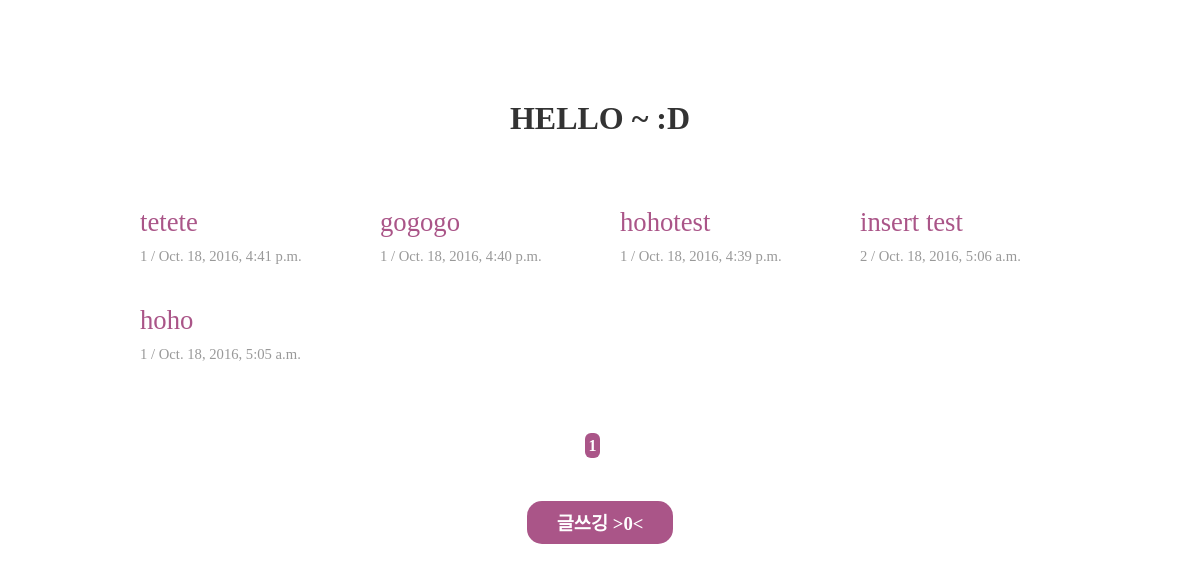
/list/1/, run on the app's committed database.
### board/models.py (models this page shows, shortened)
class Post(models.Model):
	author = models.CharField(max_length=20)
	title = models.CharField(max_length=200)
	text = models.TextField()
	created_date = models.DateTimeField(
		default=timezone.now)
	published_date = models.DateTimeField(
		blank=True, null=True)
	def __str__(self):
		return self.title

### board/views.py (the view, shortened to what this page needs)
# urls.py: url(r'^list/(?P<nowPage>[0-9]+)/$', views.post_list, name='post_list'),
def post_list(request, nowPage):
	posts = Post.objects.filter(published_date__lte=timezone.now()).order_by('-published_date')
	allPost = posts.count()
	nowPage = int(nowPage)
	cutNum = 16
	pageCut = 5
	if allPost%cutNum > 0 :
		lastPageNum = round(allPost/cutNum+0.5)
	else: lastPageNum = int(allPost/cutNum)
	if nowPage > 2:
		startPageNum = nowPage-2
	else: startPageNum = 1
	print('startPageNum ======', startPageNum)
	print('lastPageNum ======', lastPageNum)
	showPost = []
	showPage = []
	if lastPageNum <= pageCut:
		for x in range(lastPageNum):
			showPage.append(x+1)
	if nowPage==lastPageNum:
		for x in range(allPost-cutNum*(lastPageNum-1)):
			showPost.append(posts[(cutNum*(nowPage-1))+x])
	else:
		for x in range(cutNum):
			showPost.append(posts[(cutNum*(nowPage-1))+x])
	print('showPage ====', showPage)
	print('showPost ====', showPost)
	return render(request, 'board/post_list.html', {'posts':showPost, 'pages':showPage, 'nowPage':nowPage})

### board/templates/board/post_list.html
{% extends 'board/index.html' %}
{% block content %}
	<div class="list-wrap">
	{% for post in posts %}
		<div class="list">
			<a href="{% url 'post_detail' pk=post.pk nowPage=nowPage %}">
				<span class="post-title">{{ post.title }}</span>
				<span class="create-time">{{ post.author }} / {{ post.published_date }}</span>
			</a>
		</div>
	{% endfor %}
	</div>
	<div class="paging">
		{% for page in pages %}
			<a href="{% url 'post_list' nowPage=page %}" class="page pageNum{{ page }}">{{ page }}</a>
		{% endfor %}
	</div>
	<div class="buttons">
		<a class="new-btn" href="{% url 'post_new' nowPage=1 %}">글쓰깅 &gt;0&lt;</a>
	</div>
{% endblock%}

### board/templates/board/index.html (shortened to what this page needs)
{% load staticfiles %}
<!DOCTYPE html>
<html>
<head>
<link rel="stylesheet" type="text/css" href="{% static 'css/default.css' %}">
<link rel="stylesheet" type="text/css" href="{% static 'css/detail.css' %}">
</head>
<body>
<div class="wrap">
	<h1><a href="{% url 'main' %}" id="title">HELLO ~ :D</a></h1>
	<div class="contentWrap">
		{% block content %}
		{% endblock %}
	</div>
</div>
</body>
</html>

### board/static/css/default.css (style rules this page uses)
* { margin:0; padding:0; box-sizing:border-box; }
a, button { text-decoration: none; border:none; }
h1 { margin:100px 0 50px; text-align:center; }
#title { color:#333; }
.wrap { margin: 0 10%; }
.contentWrap { width:100%; float:left; padding:0 0 50px 0; }
.list-wrap { width:100%; float:left; margin:0 0 50px 0; }
.list { width:25%; float:left; }
.list a { width: 100%; height: 100%; text-decoration: none; padding:20px; float: left; }
.list span { display: block; }
.post-title { font-size: 20pt; color:#a58; margin:0 0 10px 0; }
.create-time { font-size: 11pt; color:#999; }
.buttons { width:100%; float:left; text-align:center; margin:50px 0 0; }
.buttons a, .save-btn { font-size:14pt; font-weight: bold; color:#fff; background:#a58; margin:0 10px; padding: 12px 30px 10px; border-radius:15px; }
.paging { margin:0 auto; text-align:center; }
.page { float: left; width: 15px; height: 25px; color: #aaa; border-radius: 6px; padding:4px 3px; }
.nowPage { color:#fff; font-weight:bold; background:#a58; }

### data on the page
Post: title "tetete", author "1", published_date "Oct. 18, 2016, 4:41 p.m."
Post: title "gogogo", author "1", published_date "Oct. 18, 2016, 4:40 p.m."
Post: title "hohotest", author "1", published_date "Oct. 18, 2016, 4:39 p.m."
Post: title "insert test", author "2", published_date "Oct. 18, 2016, 5:06 a.m."
Post: title "hoho", author "1", published_date "Oct. 18, 2016, 5:05 a.m."

### other printed values
{{ page }} "1"
